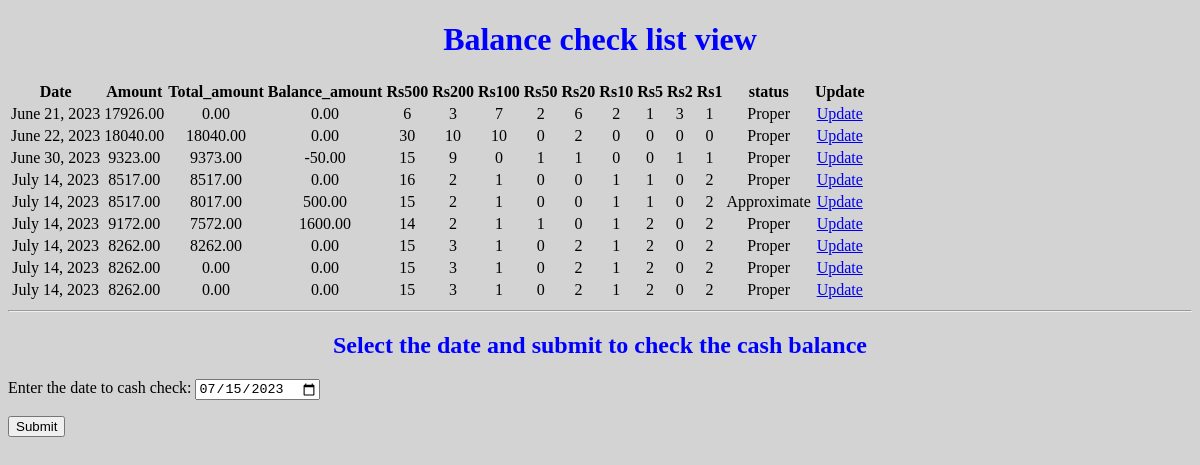
The app's page /balance_view/ with its own data.
### account_entry/models.py (models this page shows)
class balance_sheet(models.Model):
    date = models.DateField()
    amount = models.DecimalField(max_digits=10, decimal_places=2)
    rs500 = models.IntegerField()
    rs200 = models.IntegerField()
    rs100 = models.IntegerField()
    rs50 = models.IntegerField()
    rs20 = models.IntegerField()
    rs10 = models.IntegerField()
    rs5 = models.IntegerField()
    rs2 = models.IntegerField()
    rs1 = models.IntegerField()
    total_amount = models.DecimalField(max_digits=10, decimal_places=2, null=True)
    balance_amount = models.DecimalField(max_digits=10, decimal_places=2, null=True)
    status = models.CharField(max_length=50, blank=True)

### account_entry/views.py (the view)
# urls.py: path('balance_view/', views.balance_view),
def balance_view(request):
    balance_list = balance_sheet.objects.all().values()
    context = {"balance": balance_list}
    return render(request, "cash_balance_view.html", context)

### account_entry/templates/cash_balance_view.html (shortened to what this page needs)
<!DOCTYPE html>
<html>
<head>
{% load static %}
<link rel="stylesheet" href="{% static 'mystyle.css' %}">
</head>
<body>
<h1>Balance check list view</h1>
<table>
<tr>
<th>Date</th>
<th>Amount</th>
<th>Total_amount</th>
<th>Balance_amount</th>
<th>Rs500</th>
<th>Rs200</th>
<th>Rs100</th>
<th>Rs50</th>
<th>Rs20</th>
<th>Rs10</th>
<th>Rs5</th>
<th>Rs2</th>
<th>Rs1</th>
<th>status</th>
<th>Update</th>
</tr>
{% for x in balance %}
<tr>
<td>{{ x.date }}</td>
<td> {{ x.amount }}</td>
<td> {{ x.total_amount }}</td>
<td> {{ x.balance_amount }}</td>
<td> {{ x.rs500 }}</td>
<td> {{ x.rs200 }}</td>
<td> {{ x.rs100 }}</td>
<td> {{ x.rs50 }}</td>
<td> {{ x.rs20 }}</td>
<td> {{ x.rs10 }}</td>
<td> {{ x.rs5 }}</td>
<td> {{ x.rs2 }}</td>
<td> {{ x.rs1 }}</td>
<td> {{ x.status }}</td>
<td><a href="/balanceUpdate/{{ x.id }}/{{ x.date|date:"Y-m-d" }}">Update</a></td>
</tr>
{% endfor %}
</table>
<hr/>
<h2>Select the date and submit to check the cash balance</h2>
<form action="cash_check/" method="post">
<p>Enter the date to cash check: <input type="date" name="filter_date" value="{% now "Y-m-d" %}" placeholder="Select the date here:"></p>
<p><input type="submit" value="Submit"></p>
</form>
</body>
</html>

### account_entry/static/mystyle.css (style rules this page uses)
body { background-color: lightgrey; }
h1, h2 { text-align: center; color: blue; }
p { color: black; }
table { border-width: 2pt; align-self: center; align-content: center; border: black; border: 1pt; }
th, td { text-align: center; vertical-align: middle; }

### records on screen
balance_sheet: date "June 21, 2023", amount "17926.00", total_amount "0.00", balance_amount "0.00", rs500 "6", rs200 "3", rs100 "7", rs50 "2", rs20 "6", rs10 "2", rs5 "1", rs2 "3", rs1 "1", status "Proper"
balance_sheet: date "June 22, 2023", amount "18040.00", total_amount "18040.00", balance_amount "0.00", rs500 "30", rs200 "10", rs100 "10", rs50 "0", rs20 "2", rs10 "0", rs5 "0", rs2 "0", rs1 "0", status "Proper"
balance_sheet: date "June 30, 2023", amount "9323.00", total_amount "9373.00", balance_amount "-50.00", rs500 "15", rs200 "9", rs100 "0", rs50 "1", rs20 "1", rs10 "0", rs5 "0", rs2 "1", rs1 "1", status "Proper"
balance_sheet: date "July 14, 2023", amount "8517.00", total_amount "8517.00", balance_amount "0.00", rs500 "16", rs200 "2", rs100 "1", rs50 "0", rs20 "0", rs10 "1", rs5 "1", rs2 "0", rs1 "2", status "Proper"
balance_sheet: date "July 14, 2023", amount "8517.00", total_amount "8017.00", balance_amount "500.00", rs500 "15", rs200 "2", rs100 "1", rs50 "0", rs20 "0", rs10 "1", rs5 "1", rs2 "0", rs1 "2", status "Approximate"
balance_sheet: date "July 14, 2023", amount "9172.00", total_amount "7572.00", balance_amount "1600.00", rs500 "14", rs200 "2", rs100 "1", rs50 "1", rs20 "0", rs10 "1", rs5 "2", rs2 "0", rs1 "2", status "Proper"
balance_sheet: date "July 14, 2023", amount "8262.00", total_amount "8262.00", balance_amount "0.00", rs500 "15", rs200 "3", rs100 "1", rs50 "0", rs20 "2", rs10 "1", rs5 "2", rs2 "0", rs1 "2", status "Proper"
balance_sheet: date "July 14, 2023", amount "8262.00", total_amount "0.00", balance_amount "0.00", rs500 "15", rs200 "3", rs100 "1", rs50 "0", rs20 "2", rs10 "1", rs5 "2", rs2 "0", rs1 "2", status "Proper"
balance_sheet: date "July 14, 2023", amount "8262.00", total_amount "0.00", balance_amount "0.00", rs500 "15", rs200 "3", rs100 "1", rs50 "0", rs20 "2", rs10 "1", rs5 "2", rs2 "0", rs1 "2", status "Proper"
